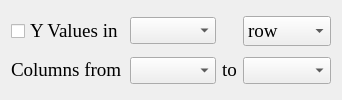
             <widget class="QWidget" name="tab_6">
              <property name="sizePolicy">
               <sizepolicy hsizetype="Preferred" vsizetype="Preferred">
                <horstretch>1</horstretch>
                <verstretch>0</verstretch>
               </sizepolicy>
              </property>
              <attribute name="title">
               <string>Y Values</string>
              </attribute>
              <layout class="QGridLayout" name="gridLayout_8">
               <item row="0" column="0">
                <widget class="QCheckBox" name="check_Yvalue">
                 <property name="sizePolicy">
                  <sizepolicy hsizetype="Fixed" vsizetype="Fixed">
                   <horstretch>0</horstretch>
                   <verstretch>0</verstretch>
                  </sizepolicy>
                 </property>
                 <property name="font">
                  <font>
                   <family>Times New Roman</family>
                   <pointsize>14</pointsize>
                  </font>
                 </property>
                 <property name="text">
                  <string>Y Values in</string>
                 </property>
                 <property name="iconSize">
                  <size>
                   <width>20</width>
                   <height>20</height>
                  </size>
                 </property>
                 <property name="tristate">
                  <bool>false</bool>
                 </property>
                </widget>
               </item>
               <item row="0" column="1">
                <widget class="QComboBox" name="combo_Ynumber">
                 <property name="sizePolicy">
                  <sizepolicy hsizetype="Expanding" vsizetype="Fixed">
                   <horstretch>0</horstretch>
                   <verstretch>0</verstretch>
                  </sizepolicy>
                 </property>
                 <property name="font">
                  <font>
                   <family>Times New Roman</family>
                   <pointsize>12</pointsize>
                  </font>
                 </property>
                </widget>
               </item>
               <item row="0" column="3">
                <widget class="QComboBox" name="combo_Yrowcol">
                 <property name="sizePolicy">
                  <sizepolicy hsizetype="Fixed" vsizetype="Fixed">
                   <horstretch>0</horstretch>
                   <verstretch>0</verstretch>
                  </sizepolicy>
                 </property>
                 <property name="font">
                  <font>
                   <family>Times New Roman</family>
                   <pointsize>14</pointsize>
                  </font>
                 </property>
                 <property name="currentIndex">
                  <number>0</number>
                 </property>
                 <item>
                  <property name="text">
                   <string>row</string>
                  </property>
                 </item>
                 <item>
                  <property name="text">
                   <string>column</string>
                  </property>
                 </item>
                </widget>
               </item>
               <item row="1" column="0">
                <widget class="QLabel" name="label_Yrowcol">
                 <property name="sizePolicy">
                  <sizepolicy hsizetype="Fixed" vsizetype="Fixed">
                   <horstretch>0</horstretch>
                   <verstretch>0</verstretch>
                  </sizepolicy>
                 </property>
                 <property name="font">
                  <font>
                   <family>Times New Roman</family>
                   <pointsize>14</pointsize>
                  </font>
                 </property>
                 <property name="text">
                  <string>&lt;html&gt;&lt;head/&gt;&lt;body&gt;&lt;p&gt;Columns from&lt;/p&gt;&lt;/body&gt;&lt;/html&gt;</string>
                 </property>
                </widget>
               </item>
               <item row="1" column="1">
                <widget class="QComboBox" name="combo_Ybegin">
                 <property name="sizePolicy">
                  <sizepolicy hsizetype="Expanding" vsizetype="Fixed">
                   <horstretch>0</horstretch>
                   <verstretch>0</verstretch>
                  </sizepolicy>
                 </property>
                 <property name="font">
                  <font>
                   <family>Times New Roman</family>
                   <pointsize>12</pointsize>
                  </font>
                 </property>
                </widget>
               </item>
               <item row="1" column="2">
                <widget class="QLabel" name="label_Ytill">
                 <property name="sizePolicy">
                  <sizepolicy hsizetype="Fixed" vsizetype="Preferred">
                   <horstretch>0</horstretch>
                   <verstretch>0</verstretch>
                  </sizepolicy>
                 </property>
                 <property name="font">
                  <font>
                   <family>Times New Roman</family>
                   <pointsize>14</pointsize>
                  </font>
                 </property>
                 <property name="text">
                  <string>&lt;html&gt;&lt;head/&gt;&lt;body&gt;&lt;p&gt;to&lt;/p&gt;&lt;/body&gt;&lt;/html&gt;</string>
                 </property>
                </widget>
               </item>
               <item row="1" column="3">
                <widget class="QComboBox" name="combo_Yend">
                 <property name="sizePolicy">
                  <sizepolicy hsizetype="Preferred" vsizetype="Fixed">
                   <horstretch>0</horstretch>
                   <verstretch>0</verstretch>
                  </sizepolicy>
                 </property>
                 <property name="font">
                  <font>
                   <family>Times New Roman</family>
                   <pointsize>12</pointsize>
                  </font>
                 </property>
                </widget>
               </item>
              </layout>
             </widget>
